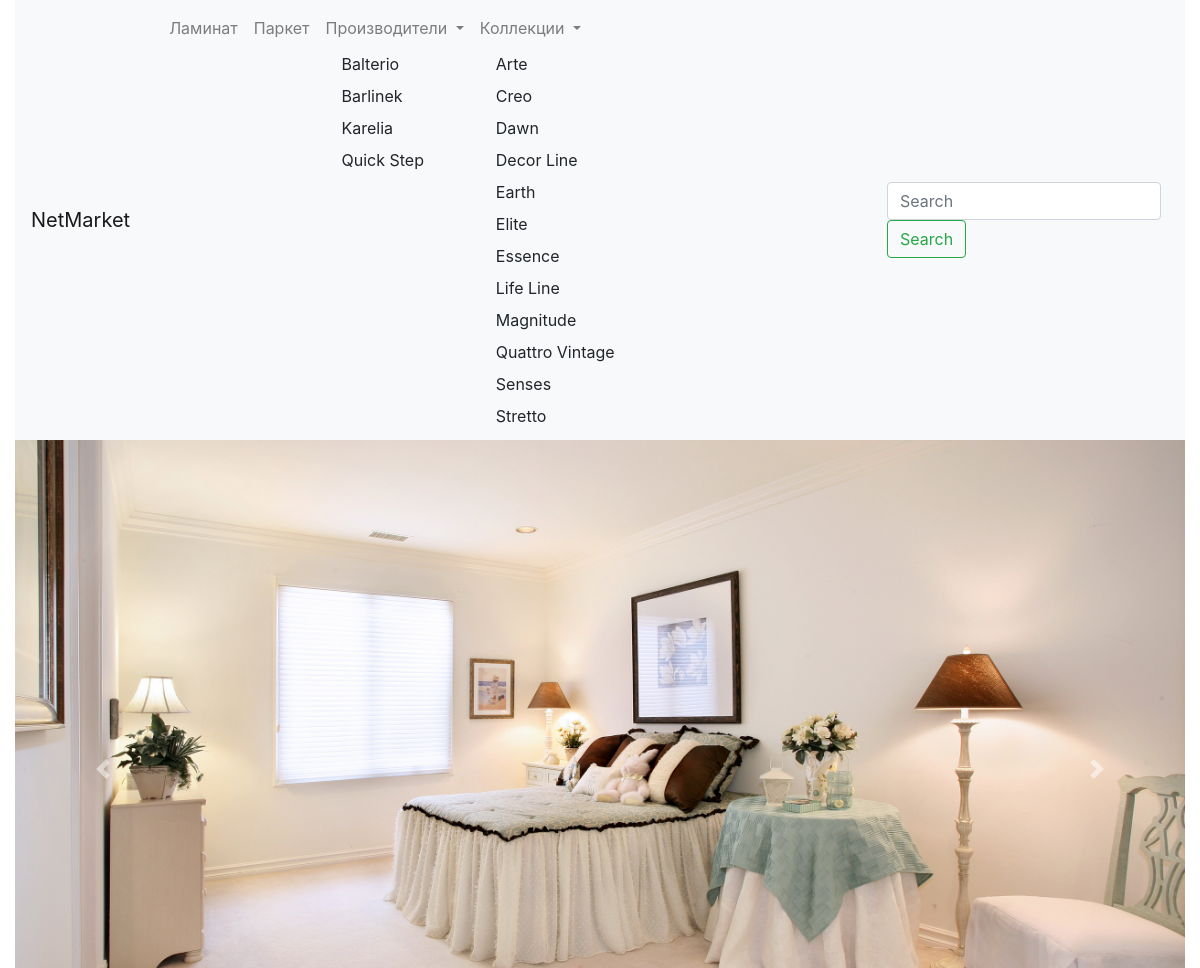
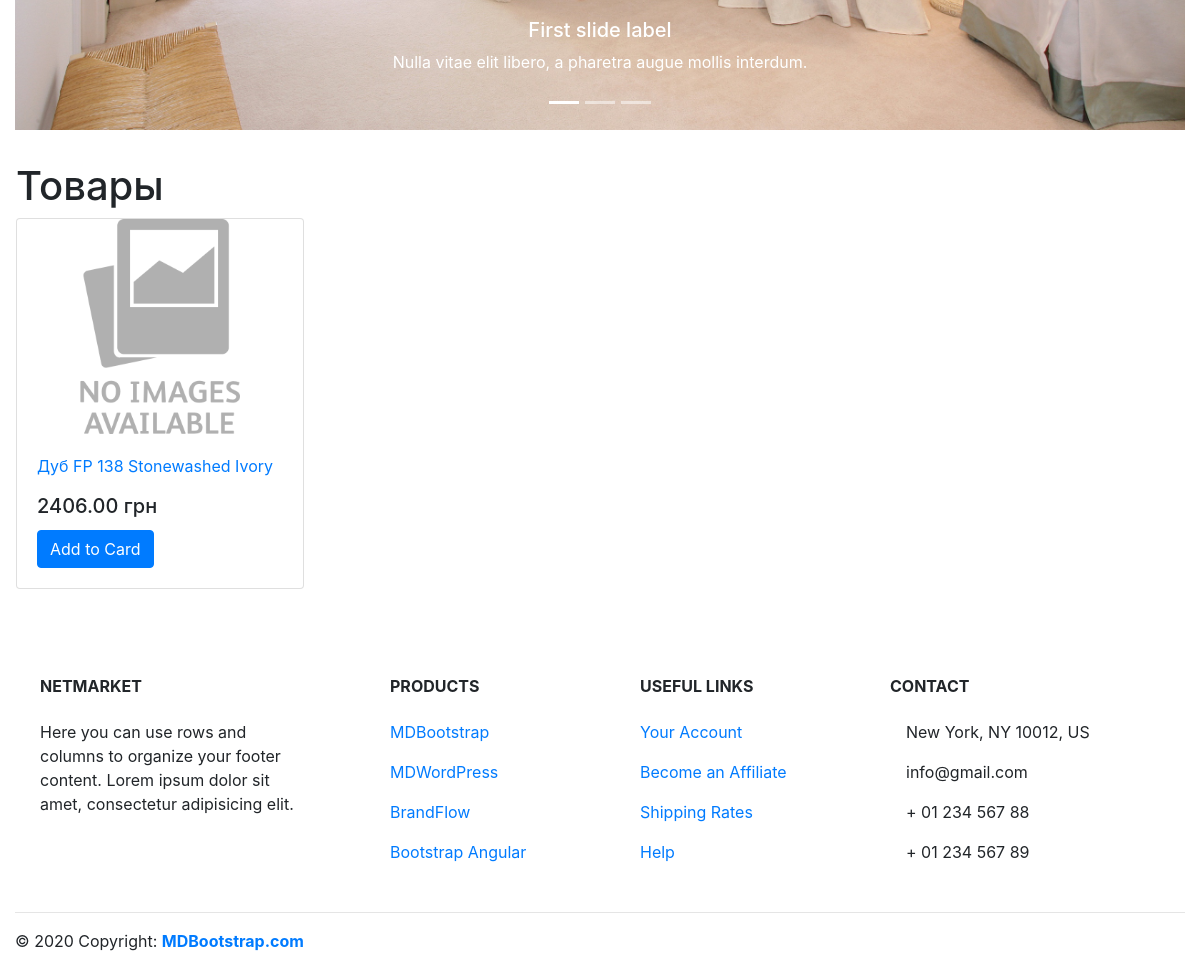
The page / on the database its author committed (2 pictures, top to bottom).
### shop/models.py (models this page shows, shortened)
class Category(models.Model):
    name = models.CharField(max_length=200, db_index=True)
    slug = models.SlugField(max_length=200, db_index=True, unique=True)
    class Meta:
        ordering = ('name',)
        verbose_name = 'Категория'
        verbose_name_plural = 'Категории'
    def get_absolute_url(self):
        return reverse('shop:product_list_by_category',
                       args=[self.slug])

class Manufacturer(models.Model):
    name = models.CharField(max_length=200, db_index=True)
    slug = models.SlugField(max_length=200, db_index=True, unique=True)
    class Meta:
        ordering = ('name',)
        verbose_name = 'Производитель'
        verbose_name_plural = 'Производители'
    def get_absolute_url(self):
        return reverse('shop:product_list_by_manufacturer',
                       args=[self.slug])

class Collection(models.Model):
    name = models.CharField(max_length=200, db_index=True)
    slug = models.SlugField(max_length=200, db_index=True, unique=True)
    class Meta:
        ordering = ('name',)
        verbose_name = 'Коллекция'
        verbose_name_plural = 'Коллекции'
    def get_absolute_url(self):
        return reverse('shop:product_list_by_collection',
                       args=[self.slug])

class Product(models.Model):
    category = models.ForeignKey(Category, related_name='products', on_delete=models.CASCADE)
    manufacturer = models.ForeignKey(Manufacturer, default='', related_name='products', on_delete=models.CASCADE)
    collection = models.ForeignKey(Collection, default='', related_name='products', on_delete=models.CASCADE)
    name = models.CharField(max_length=200, db_index=True)
    slug = models.SlugField(max_length=200, db_index=True)
    image = models.ImageField(upload_to='products/%Category.name/%Manufacturer.name/%Collection.name', blank=True)
    description = models.TextField(blank=True)
    price = models.DecimalField(max_digits=10, decimal_places=2)
    stock = models.PositiveIntegerField()
    available = models.BooleanField(default=True)
    created = models.DateTimeField(auto_now_add=True)
    updated = models.DateTimeField(auto_now=True)
    class Meta:
        ordering = ('name',)
        index_together = (('id', 'slug'),)
    def get_absolute_url(self):
        return reverse('shop:product_detail',
                       args=[self.id, self.slug])

### shop/views.py (the view)
# urls.py: path('', views.product_list, name='product_list'),
def product_list(request, category_slug=None):
    category = None
    categories = Category.objects.all()
    manufacturer = None
    manufacturers = Manufacturer.objects.all()
    collection = None
    collections = Collection.objects.all()
    products = Product.objects.filter(available=True)
    if category_slug:
        category = get_object_or_404(Category, slug=category_slug)
        products = products.filter(category=category)
    return render(request,
                  'shop/product/list.html',
                  {
                      'category': category,
                      'categories': categories,
                      'products': products,
                      'manufacturer': manufacturer,
                      'manufacturers': manufacturers,
                      'collection': collection,
                      'collections': collections,
                  })

### cart/context_processors.py (called while the page is built)
def cart(request):
    return {'cart': Cart(request)}

### shop/templates/shop/product/list.html (shortened to what this page needs)
{% extends "shop/base.html" %}
{% load static %}
{% block head %}
<div class="container-fluid">
  <nav class="navbar navbar-expand-lg navbar-light bg-light">
    <a class="navbar-brand" href="/">NetMarket</a>
    <div class="container-fluid">
        <div class="collapse navbar-collapse" id="navbarSupportedContent">
          <ul class="navbar-nav mr-auto">
          {% for c in categories %}
            <li {% if category.slug == c.slug %} class="nav-item active"{% endif %}>
              <a class="nav-link" href="{{ c.get_absolute_url }}"> {{ c.name }} <span class="sr-only">(current)</span></a>
            </li>
          {% endfor %}
            <li class="nav-item dropdown">
              <a class="nav-link dropdown-toggle" href="" id="navbarDropdown" role="button"
              data-toggle="dropdown" aria-haspopup="true" aria-expanded="false"> Производители </a>
          {% for m in manufacturers %}
              <div {% if manufacturer.slug == m.slug %}class="dropdown-menu" aria-labelledby="navbarDropdown"{% endif %}>
                <a class="dropdown-item" href="{{ m.get_absolute_url }}">{{ m.name }}</a>
              </div>
          {% endfor %}
            </li>
            <li class="nav-item dropdown">
              <a class="nav-link dropdown-toggle" href="" id="navbarDropdown" role="button"
              data-toggle="dropdown" aria-haspopup="true" aria-expanded="false"> Коллекции </a>
          {% for c in collections %}
              <div {% if collection.slug == c.slug %}class="dropdown-menu" aria-labelledby="navbarDropdown"{% endif %}>
                <a class="dropdown-item" href="{{ c.get_absolute_url }}">{{ c.name }}</a>
              </div>
          {% endfor %}
            </li>
          </ul>
        </div>
      </div>
      <form class="form-inline my-2 my-lg-0">
        <input class="form-control mr-sm-2" type="search" placeholder="Search" aria-label="Search">
        <button class="btn btn-outline-success my-2 my-sm-0" type="submit">Search</button>
      </form>
  </nav>
</div>
{% endblock %}
{% block content %}
  <div class="container-fluid p-3 my-3">
    <div class="container-fluid-center"><h1>{% if category %}{{ category.name }}{% else %}Товары{% endif %}</h1></div>
  {% for product in products %}
    <div class="card" style="width: 18rem;">
      <a href="{{ product.get_absolute_url }}">
        <img src="{% if product.image %}{{ product.image }}
        {% else %}{% static 'no_img.png' %}{% endif %}" class="card-img-top" alt="...">
      </a>
      <div class="card-body">
        <p class="card-text">
          <a href="{{ product.get_absolute_url }}"> {{ product.name }} </a>
        </p>
        <h5 class="card-title">{{ product.price }} грн</h5>
        <a href="" class="btn btn-primary">Add to Card</a>
  {% endfor %}
      </div>
    </div>
  </div>
{% endblock %}

### shop/templates/shop/base.html (shortened to what this page needs)
{% load static %}
<!DOCTYPE html>
<html lang="en" dir="ltr">
  <head>
    <link rel="stylesheet" href="https://stackpath.bootstrapcdn.com/bootstrap/4.4.1/css/bootstrap.min.css">
      {% block head %}
      {% endblock %}
  </head>
  <body>
  <div class="container-fluid slider">
  <div id="slider" class="carousel slide carousel-fade" data-ride="carousel">
    <ol class="carousel-indicators">
      <li data-target="#slider" data-slide-to="0" class="active"></li>
      <li data-target="#slider" data-slide-to="1"></li>
      <li data-target="#slider" data-slide-to="2"></li>
    </ol>
  <div class="carousel-inner">
    <div class="carousel-item active">
      <img src="static/img/banner-1.jpg" class="d-block w-100" alt="...">
      <div class="carousel-caption d-none d-md-block">
        <h5>First slide label</h5>
        <p>Nulla vitae elit libero, a pharetra augue mollis interdum.</p>
      </div>
    </div>
    </div>
    <a class="carousel-control-prev" href="#slider" role="button" data-slide="prev">
      <span class="carousel-control-prev-icon" aria-hidden="true"></span>
    </a>
    <a class="carousel-control-next" href="#slider" role="button" data-slide="next">
      <span class="carousel-control-next-icon" aria-hidden="true"></span>
    </a>
    </div>
  </div>
{% block content %}
{% endblock %}
  </body>
</html>
<footer class="page-footer font-small mdb-color pt-4">
  <div class="container-fluid text-center text-md-left">
    <div class="row text-center text-md-left mt-3 pb-3">
      <div class="col-md-3 col-lg-3 col-xl-3 mx-auto mt-3">
        <h6 class="text-uppercase mb-4 font-weight-bold">NetMarket</h6>
        <p>Here you can use rows and columns to organize your footer content. Lorem ipsum dolor sit amet,
          consectetur
          adipisicing elit.</p>
      </div
      <hr class="w-100 clearfix d-md-none">
      <div class="col-md-2 col-lg-2 col-xl-2 mx-auto mt-3">
        <h6 class="text-uppercase mb-4 font-weight-bold">Products</h6>
        <p>
          <a href="#!">MDBootstrap</a>
        </p>
        <p>
          <a href="#!">MDWordPress</a>
        </p>
        <p>
          <a href="#!">BrandFlow</a>
        </p>
        <p>
          <a href="#!">Bootstrap Angular</a>
        </p>
      </div>
      <div class="col-md-3 col-lg-2 col-xl-2 mx-auto mt-3">
        <h6 class="text-uppercase mb-4 font-weight-bold">Useful links</h6>
        <p>
          <a href="#!">Your Account</a>
        </p>
        <p>
          <a href="#!">Become an Affiliate</a>
        </p>
        <p>
          <a href="#!">Shipping Rates</a>
        </p>
        <p>
          <a href="#!">Help</a>
        </p>
      </div>
      <div class="col-md-4 col-lg-3 col-xl-3 mx-auto mt-3">
        <h6 class="text-uppercase mb-4 font-weight-bold">Contact</h6>
        <p>
           New York, NY 10012, US</p>
        <p>
           info@gmail.com</p>
        <p>
           + 01 234 567 88</p>
        <p>
           + 01 234 567 89</p>
      </div>
    </div>
    <hr>
    <div class="row d-flex align-items-center">
      <div class="col-md-7 col-lg-8">
        <p class="text-center text-md-left">© 2020 Copyright:
          <a href="https://mdbootstrap.com/education/bootstrap/">
            <strong> MDBootstrap.com</strong>
          </a>
        </p>
      </div>
      <div class="col-md-5 col-lg-4 ml-lg-0">
        <div class="text-center text-md-right">
          <ul class="list-unstyled list-inline">
            <li class="list-inline-item">
              <a class="btn-floating btn-sm rgba-white-slight mx-1">
              </a>
            </li>
            <li class="list-inline-item">
              <a class="btn-floating btn-sm rgba-white-slight mx-1">
              </a>
            </li>
            <li class="list-inline-item">
              <a class="btn-floating btn-sm rgba-white-slight mx-1">
              </a>
            </li>
            <li class="list-inline-item">
              <a class="btn-floating btn-sm rgba-white-slight mx-1">
              </a>
            </li>
          </ul>
        </div>
      </div>
    </div>
  </div>
</footer>

### rows shown on the page
Category: name "Ламинат"
Category: name "Паркет"
Manufacturer: name "Balterio"
Manufacturer: name "Barlinek"
Manufacturer: name "Karelia"
Manufacturer: name "Quick Step"
Collection: name "Arte"
Collection: name "Creo"
Collection: name "Dawn"
Collection: name "Decor Line"
Collection: name "Earth"
Collection: name "Elite"
Collection: name "Essence"
Collection: name "Life Line"
Collection: name "Magnitude"
Collection: name "Quattro Vintage"
Collection: name "Senses"
Collection: name "Stretto"
Product: name "Дуб FP 138 Stonewashed Ivory", price "2406.00"
